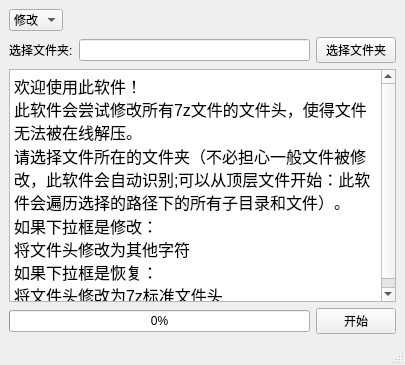
<?xml version="1.0" encoding="UTF-8"?>
<ui version="4.0">
 <class>MainWindow</class>
 <widget class="QMainWindow" name="MainWindow">
  <property name="geometry">
   <rect>
    <x>0</x>
    <y>0</y>
    <width>405</width>
    <height>365</height>
   </rect>
  </property>
  <property name="sizePolicy">
   <sizepolicy hsizetype="Expanding" vsizetype="Expanding">
    <horstretch>0</horstretch>
    <verstretch>0</verstretch>
   </sizepolicy>
  </property>
  <property name="windowTitle">
   <string>7z文件防爆</string>
  </property>
  <widget class="QWidget" name="centralwidget">
   <layout class="QGridLayout" name="gridLayout">
    <item row="0" column="0">
     <layout class="QHBoxLayout" name="horizontalLayout_2">
      <item>
       <widget class="QComboBox" name="comboBox">
        <item>
         <property name="text">
          <string>修改</string>
         </property>
        </item>
        <item>
         <property name="text">
          <string>恢复</string>
         </property>
        </item>
       </widget>
      </item>
      <item>
       <spacer name="horizontalSpacer">
        <property name="orientation">
         <enum>Qt::Horizontal</enum>
        </property>
        <property name="sizeHint" stdset="0">
         <size>
          <width>198</width>
          <height>20</height>
         </size>
        </property>
       </spacer>
      </item>
     </layout>
    </item>
    <item row="1" column="0">
     <layout class="QHBoxLayout" name="horizontalLayout">
      <item>
       <widget class="QLabel" name="label">
        <property name="text">
         <string>选择文件夹:</string>
        </property>
       </widget>
      </item>
      <item>
       <widget class="QLineEdit" name="lineEdit"/>
      </item>
      <item>
       <widget class="QPushButton" name="select_folder_button">
        <property name="text">
         <string>选择文件夹</string>
        </property>
       </widget>
      </item>
     </layout>
    </item>
    <item row="2" column="0">
     <widget class="QTextBrowser" name="textBrowser">
      <property name="html">
       <string>&lt;!DOCTYPE HTML PUBLIC &quot;-//W3C//DTD HTML 4.0//EN&quot; &quot;http://www.w3.org/TR/REC-html40/strict.dtd&quot;&gt;
&lt;html&gt;&lt;head&gt;&lt;meta name=&quot;qrichtext&quot; content=&quot;1&quot; /&gt;&lt;style type=&quot;text/css&quot;&gt;
p, li { white-space: pre-wrap; }
&lt;/style&gt;&lt;/head&gt;&lt;body style=&quot; font-family:'SimSun'; font-size:9pt; font-weight:400; font-style:normal;&quot;&gt;
&lt;p style=&quot; margin-top:0px; margin-bottom:0px; margin-left:0px; margin-right:0px; -qt-block-indent:0; text-indent:0px;&quot;&gt;&lt;span style=&quot; font-size:12pt;&quot;&gt;欢迎使用此软件！&lt;br /&gt;此软件会尝试修改所有7z文件的文件头，使得文件无法被在线解压。&lt;/span&gt;&lt;/p&gt;
&lt;p style=&quot; margin-top:0px; margin-bottom:0px; margin-left:0px; margin-right:0px; -qt-block-indent:0; text-indent:0px;&quot;&gt;&lt;span style=&quot; font-size:12pt;&quot;&gt;请选择文件所在的文件夹（不必担心一般文件被修改，此软件会自动识别;可以从顶层文件开始：此软件会遍历选择的路径下的所有子目录和文件）。&lt;/span&gt;&lt;/p&gt;
&lt;p style=&quot; margin-top:0px; margin-bottom:0px; margin-left:0px; margin-right:0px; -qt-block-indent:0; text-indent:0px;&quot;&gt;&lt;span style=&quot; font-size:12pt;&quot;&gt;如果下拉框是修改：&lt;br /&gt;将文件头修改为其他字符&lt;br /&gt;如果下拉框是恢复：&lt;br /&gt;将文件头修改为7z标准文件头&lt;/span&gt;&lt;/p&gt;&lt;/body&gt;&lt;/html&gt;</string>
      </property>
     </widget>
    </item>
    <item row="3" column="0">
     <layout class="QHBoxLayout" name="horizontalLayout_3">
      <item>
       <widget class="QProgressBar" name="progressBar">
        <property name="value">
         <number>0</number>
        </property>
       </widget>
      </item>
      <item>
       <widget class="QPushButton" name="start">
        <property name="text">
         <string>开始</string>
        </property>
       </widget>
      </item>
     </layout>
    </item>
   </layout>
  </widget>
  <widget class="QMenuBar" name="menubar">
   <property name="geometry">
    <rect>
     <x>0</x>
     <y>0</y>
     <width>405</width>
     <height>23</height>
    </rect>
   </property>
  </widget>
  <widget class="QStatusBar" name="statusbar"/>
 </widget>
 <resources/>
 <connections/>
</ui>
